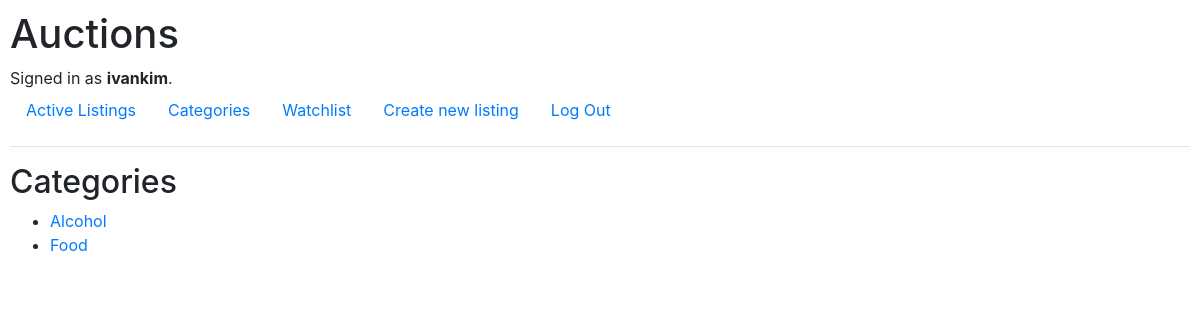
Page /categories (signed in) on the committed database.
### auctions/models.py (models this page shows, shortened)
class User(AbstractUser):
    watchList = models.ManyToManyField(
        Auction, blank=True, related_name="watchers"
    )

class Auction(models.Model):
    name = models.CharField(max_length=64)
    description = models.CharField(max_length=256)
    price = models.IntegerField(default=0)
    imageLink = models.URLField(blank=True)
    op = models.CharField(max_length=64)
    category_choices = [
        ("Food", "Food"),
        ("Alcohol", "Alcohol"),
        ("Books", "Books"),
        ("Music", "Music"),
        ("Tech", "Tech"),
    ]
    category = models.CharField(max_length=10, choices=category_choices, blank=True)
    comments = models.ManyToManyField(Comment, blank=True, related_name="comments")
    bid = models.OneToOneField(Bid, on_delete=models.CASCADE, related_name="itemBid", null=True, blank=True)
    closed = models.BooleanField(default=False)

### auctions/views.py (the view)
# urls.py: path("categories", views.categories, name="categories"),
def categories(request):
    allCategories = []
    for item in Auction.objects.all():
        if item.category not in allCategories:
            allCategories.append(item.category)
        else:
            continue
    return render(request, "auctions/categories.html", {"categories": allCategories})

### auctions/templates/auctions/categories.html
{% extends "auctions/layout.html" %}
{% block body %}
<h2>Categories</h2>
<ul>
    {% for category in categories %}
    {% if category %}
    <li><a href="categories/{{category}}">{{category}}</a></li>
    {% endif %}
    {% empty %}
    No categories yet.
    {% endfor %}
</ul>
{% endblock %}

### auctions/templates/auctions/layout.html (shortened to what this page needs)
{% load static %}
<!DOCTYPE html>
<html lang="en">
<head>
    <link rel="stylesheet" href="https://stackpath.bootstrapcdn.com/bootstrap/4.4.1/css/bootstrap.min.css"
>
    <link href="{% static 'auctions/styles.css' %}" rel="stylesheet">
</head>
<body>
    <h1>Auctions</h1>
    <div>
        {% if user.is_authenticated %}
        Signed in as <strong>{{ user.username }}</strong>.
        {% else %}
        Not signed in.
        {% endif %}
    </div>
    <ul class="nav">
        <li class="nav-item">
            <a class="nav-link" href="{% url 'index' %}">Active Listings</a>
        </li>
        <li class="nav-item">
            <a class="nav-link" href="{% url 'categories' %}">Categories</a>
        </li>
        <li class="nav-item">
            <a class="nav-link" href="{% url 'watchlist' %}">Watchlist</a>
        </li>
        <li class="nav-item">
            <a class="nav-link" href="{% url 'create' %}">Create new listing</a>
        </li>
        {% if user.is_authenticated %}
        <li class="nav-item">
            <a class="nav-link" href="{% url 'logout' %}">Log Out</a>
        </li>
        {% endif %}
    </ul>
    <hr>
    {% block body %}
    {% endblock %}
</body>
</html>

### auctions/static/auctions/styles.css (style rules this page uses)
body { padding: 10px; }

### rows in the picture
User: username "ivankim"
Auction: categories "Alcohol"
Auction: categories "Food"
